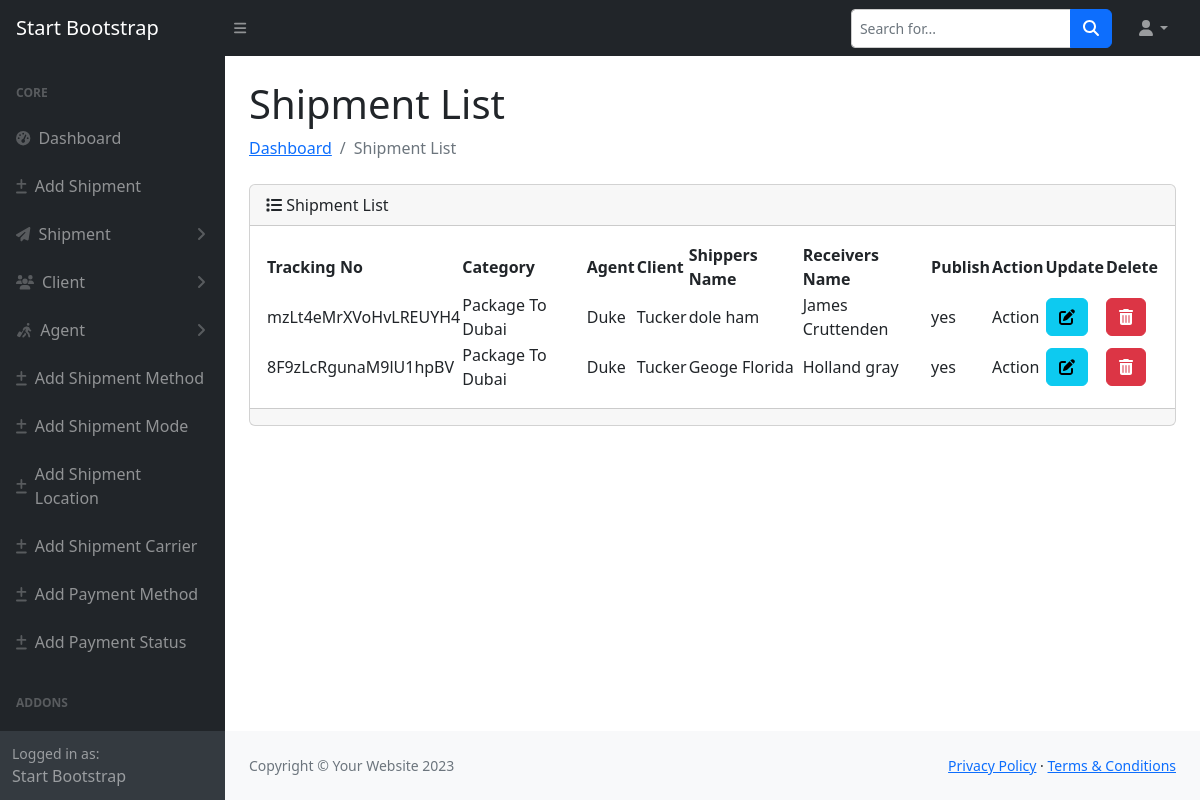
The app's page /shipment/shipment-list/ with its own data.
### shipment/models.py (models this page shows, shortened)
class Shipment(models.Model):
    Is_publish = (
        ("yes", "yes"),
        ("no", "no")
    )
    tracking_no = models.CharField(max_length=20, null=False, blank=False)
    shipper_name = models.CharField(max_length=100, null=False, blank=False)
    shipper_phone = models.CharField(max_length=50, null=False, blank=False)
    shipper_address = models.CharField(max_length=200, null=False, blank=False)
    shipper_email = models.EmailField(null=False, blank=False)
    receivers_name = models.CharField(max_length=100, null=False, blank=False)
    receivers_phone = models.CharField(max_length=50, null=False, blank=False)
    receivers_address = models.CharField(max_length=200, null=False, blank=False)
    receivers_email = models.EmailField(null=False, blank=False)
    shipment_method = models.ForeignKey(ShipmentMethod, on_delete=models.DO_NOTHING, null=False)
    weight = models.CharField(max_length=50, null=False, blank=False)
    package = models.CharField(max_length=150, null=False, blank=False)
    product = models.CharField(max_length=200, null=False, blank=False)
    payment_mode = models.ForeignKey(PaymentMethod, on_delete=models.DO_NOTHING, null=True, related_name='payment_mothod')
    carrier = models.ForeignKey(ShipmentCarrier, on_delete=models.DO_NOTHING, null=False, related_name='carrier')
    departure_time = models.TimeField()
    destination = models.ForeignKey(ShipmentLocation, on_delete=models.DO_NOTHING, null=False, related_name='destination')
    pickup_time = models.TimeField()
    comment = models.TextField(null=True, blank=True)
    courier_name = models.CharField(max_length=100, null=False, blank=False)
    mode = models.ForeignKey(ShipmentMode, on_delete=models.DO_NOTHING, null=False, related_name='mode')
    quantity = models.CharField(max_length=50, null=False, blank=False)
    total_frieght = models.FloatField(null=False, blank=False)
    carrier_reference_no = models.CharField(max_length=50, null=True, blank=True)
    origin = models.ForeignKey(ShipmentLocation, on_delete=models.DO_NOTHING, null=False, related_name='origin')
    pickup_date = models.DateField(auto_now_add=False, null=False, blank=False)
    expected_delivery_date = models.DateField(auto_now_add=False, null=False, blank=False)
    feature_image = models.ImageField(upload_to='shipment-images', null=True, blank=True)
    category = models.ForeignKey(Shipment_Category, on_delete=models.CASCADE, null=True, blank=True)
    tags = models.ForeignKey(Shipment_Tags, on_delete=models.CASCADE, null=True, blank=True)
    shipment_client = models.ForeignKey(Client, on_delete=models.CASCADE, null=True, blank=True)
    shipment_agent = models.ForeignKey(Agent, on_delete=models.CASCADE,null=True, blank=True)
    publish = models.CharField(choices=Is_publish, max_length=3, default="no")

class Shipment_Category(models.Model):
	name = models.CharField(max_length=20, unique=True)
	description = models.TextField(null=True, blank=True,)
	def __str__(self):
		return self.name

class Agent(models.Model):
	First_Name = models.CharField(max_length=20,null=True, blank=True,)
	Last_Name = models.CharField(max_length=20,null=True, blank=True,)
	website = models.CharField(max_length=10,null=True, blank=True,)
	email = models.EmailField()
	def __str__(self):
		return self.First_Name

class Client(models.Model):
	First_Name = models.CharField(max_length=20,null=True, blank=True,)
	Last_Name = models.CharField(max_length=20,null=True, blank=True,)
	website = models.CharField(max_length=10,null=True, blank=True,)
	email = models.EmailField()
	def __str__(self):
		return self.First_Name

### shipment/views.py (the view)
# urls.py: path('shipment-list/', shipment_list, name="shipment_list"),
def shipment_list(request):
	shipment = Shipment.objects.all()
	context = {
	'shipment': shipment,
	}
	return render(request, 'dashboard/shipment-list.html', context)

### templates/dashboard/shipment-list.html
{% extends 'dashboard/main.html'%}
{% load crispy_forms_tags %}
{% block content %}
{% include 'dashboard/sidebar.html'%}
<div id="layoutSidenav_content">
    <main>
        <div class="container-fluid px-4">
            <h1 class="mt-4"> Shipment List</h1>
            <ol class="breadcrumb mb-4">
                <li class="breadcrumb-item"><a href="{% url 'dashboard' %}">Dashboard</a></li>
                <li class="breadcrumb-item active"> Shipment List</li>
            </ol>
            <div class="row">
                {% if shipment %}
                <div class="col-lg-12">
                    <div class="card mb-12">
                        <div class="card-header">
                            <i class="fa-solid fa-list"></i>
                            Shipment List
                        </div>
                        <div class="card-body">
                            <table id="datatablesSimple">
                                <thead>
                                    <tr>
                                        <th>Tracking No</th>
                                        <th>Category</th>
                                        <th>Agent</th>
                                        <th>Client</th>
                                        <th>Shippers Name</th>
                                        <th>Receivers Name</th>
                                        <th>Publish</th>
                                        <th>Action</th>
                                        <th>Update</th>
                                        <th>Delete</th>
                                    </tr>
                                </thead>
                                <tbody>
                                    {% for s in shipment.all %}
                                    <tr>
                                        <td>{{s.tracking_no}}</td>
                                        <td>{{s.category}}</td>
                                        <td>{{s.shipment_agent}}</td>
                                        <td>{{s.shipment_client}}</td>
                                        <td>{{s.shipper_name}}</td>
                                        <td>{{s.receivers_name}}</td>
                                        <td>{{s.publish}}</td>
                                        <td>Action</td>
                                        <td><a href="{% url 'shipment_update_view' s.id %}" class="btn btn-info"><i class="fa-solid fa-pen-to-square"></i></a></td>
                                        <td><a class="btn btn-danger" href="{% url 'delete_shipment' s.id %}" ><i class="fa-solid fa-trash-can"></i></an></td>
                                    </tr>
                                    {% endfor %}
                                </tbody>
                            </table>
                        </div>
                        <div class="card-footer small text-muted"></div>
                    </div>
                </div>
                {% else %}
                <h2> No Shipment</h2>
                {% endif %}
            </div>
        </div>
    </main>
    {% endblock %}

### records on screen
Shipment: tracking_no "mzLt4eMrXVoHvLREUYH4", category "Package To Dubai", shipment_agent "Duke", shipment_client "Tucker", shipper_name "dole ham", receivers_name "James Cruttenden", publish "yes"
Shipment: tracking_no "8F9zLcRgunaM9lU1hpBV", category "Package To Dubai", shipment_agent "Duke", shipment_client "Tucker", shipper_name "Geoge Florida", receivers_name "Holland gray", publish "yes"
